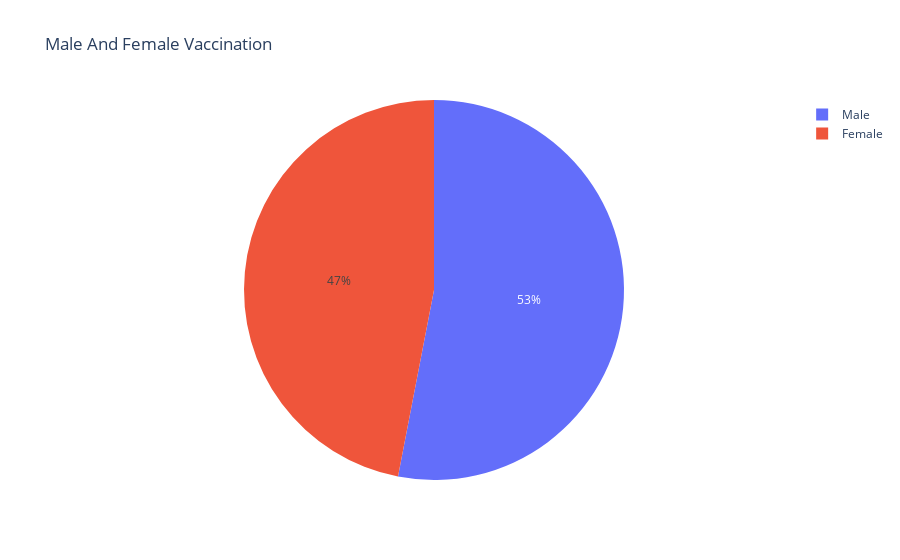

Write notebook code for a chart like this one.
### Code cell
male = Vaccination1["Male(Individuals Vaccinated)"].sum()
female = Vaccination1["Female(Individuals Vaccinated)"].sum()
px.pie(names=["Male", "Female"], values=[male, female], title = "Male And Female Vaccination")

### Figure 1 — Plotly figure (JSON) as saved in the notebook; plotly's stock layout.template omitted (floating-point values rounded to 4 significant figures)
{"data": [{"domain": {"x": [0, 1], "y": [0, 1]}, "hovertemplate": "label=%{label}<br>value=%{value}<extra></extra>", "labels": ["Male", "Female"], "legendgroup": "", "name": "", "showlegend": true, "type": "pie", "values": [7138698858, 6321628736]}], "layout": {"legend": {"tracegroupgap": 0}, "title": {"text": "Male And Female Vaccination"}}}
